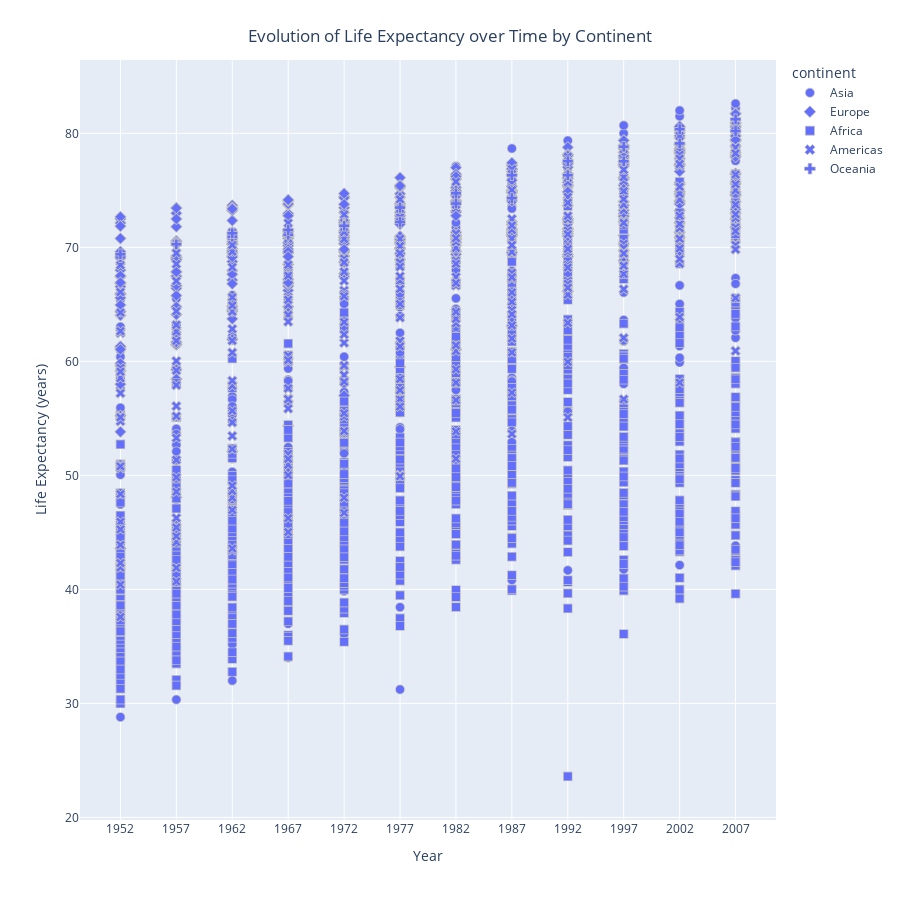

Notebook source saved alongside this figure:
### Code cell
fig_year_life_cont_symbol = px.scatter(csv_dataframe, 'year', 'lifeExp', labels={'year': 'Year', 'lifeExp': 'Life Expectancy (years)'}, symbol='continent', height=900)
fig_year_life_cont_symbol.update_layout(
    title={
        'text': 'Evolution of Life Expectancy over Time by Continent', 
        'x': 0.5,
        'xanchor': 'center',
        'yanchor': 'top'
    }
)
fig_year_life_cont_symbol.update_traces(marker=dict(size=9, line=dict(width=0.7, color='silver')))
fig_year_life_cont_symbol.update_xaxes(type='linear', nticks=20, tick0=1957, dtick=5)
fig_year_life_cont_symbol.show()

### Figure 1 — Plotly figure (JSON) as saved in the notebook; plotly's stock layout.template omitted (floating-point values rounded to 4 significant figures; data arrays with more than 128 entries replaced by an {"elided": "..."} marker saying what was removed)
{"data": [{"hovertemplate": "continent=Asia<br>Year=%{x}<br>Life Expectancy (years)=%{y}<extra></extra>", "legendgroup": "Asia", "marker": {"color": "#636efa", "line": {"color": "silver", "width": 0.7}, "size": 9, "symbol": "circle"}, "mode": "markers", "name": "Asia", "showlegend": true, "type": "scattergl", "x": {"elided": "396 int values"}, "xaxis": "x", "y": {"elided": "396 float values"}, "yaxis": "y"}, {"hovertemplate": "continent=Europe<br>Year=%{x}<br>Life Expectancy (years)=%{y}<extra></extra>", "legendgroup": "Europe", "marker": {"color": "#636efa", "line": {"color": "silver", "width": 0.7}, "size": 9, "symbol": "diamond"}, "mode": "markers", "name": "Europe", "showlegend": true, "type": "scattergl", "x": {"elided": "360 int values"}, "xaxis": "x", "y": {"elided": "360 float values"}, "yaxis": "y"}, {"hovertemplate": "continent=Africa<br>Year=%{x}<br>Life Expectancy (years)=%{y}<extra></extra>", "legendgroup": "Africa", "marker": {"color": "#636efa", "line": {"color": "silver", "width": 0.7}, "size": 9, "symbol": "square"}, "mode": "markers", "name": "Africa", "showlegend": true, "type": "scattergl", "x": {"elided": "624 int values"}, "xaxis": "x", "y": {"elided": "624 float values"}, "yaxis": "y"}, {"hovertemplate": "continent=Americas<br>Year=%{x}<br>Life Expectancy (years)=%{y}<extra></extra>", "legendgroup": "Americas", "marker": {"color": "#636efa", "line": {"color": "silver", "width": 0.7}, "size": 9, "symbol": "x"}, "mode": "markers", "name": "Americas", "showlegend": true, "type": "scattergl", "x": {"elided": "300 int values"}, "xaxis": "x", "y": {"elided": "300 float values"}, "yaxis": "y"}, {"hovertemplate": "continent=Oceania<br>Year=%{x}<br>Life Expectancy (years)=%{y}<extra></extra>", "legendgroup": "Oceania", "marker": {"color": "#636efa", "line": {"color": "silver", "width": 0.7}, "size": 9, "symbol": "cross"}, "mode": "markers", "name": "Oceania", "showlegend": true, "type": "scattergl", "x": [1952, 1957, 1962, 1967, 1972, 1977, 1982, 1987, 1992, 1997, 2002, 2007, 1952, 1957, 1962, 1967, 1972, 1977, 1982, 1987, 1992, 1997, 2002, 2007], "xaxis": "x", "y": [69.12, 70.33, 70.93, 71.1, 71.93, 73.49, 74.74, 76.32, 77.56, 78.83, 80.37, 81.23, 69.39, 70.26, 71.24, 71.52, 71.89, 72.22, 73.84, 74.32, 76.33, 77.55, 79.11, 80.2], "yaxis": "y"}], "layout": {"height": 900, "legend": {"title": {"text": "continent"}, "tracegroupgap": 0}, "margin": {"t": 60}, "title": {"text": "Evolution of Life Expectancy over Time by Continent", "x": 0.5, "xanchor": "center", "yanchor": "top"}, "xaxis": {"anchor": "y", "domain": [0, 1], "dtick": 5, "nticks": 20, "tick0": 1957, "title": {"text": "Year"}, "type": "linear"}, "yaxis": {"anchor": "x", "domain": [0, 1], "title": {"text": "Life Expectancy (years)"}}}}
